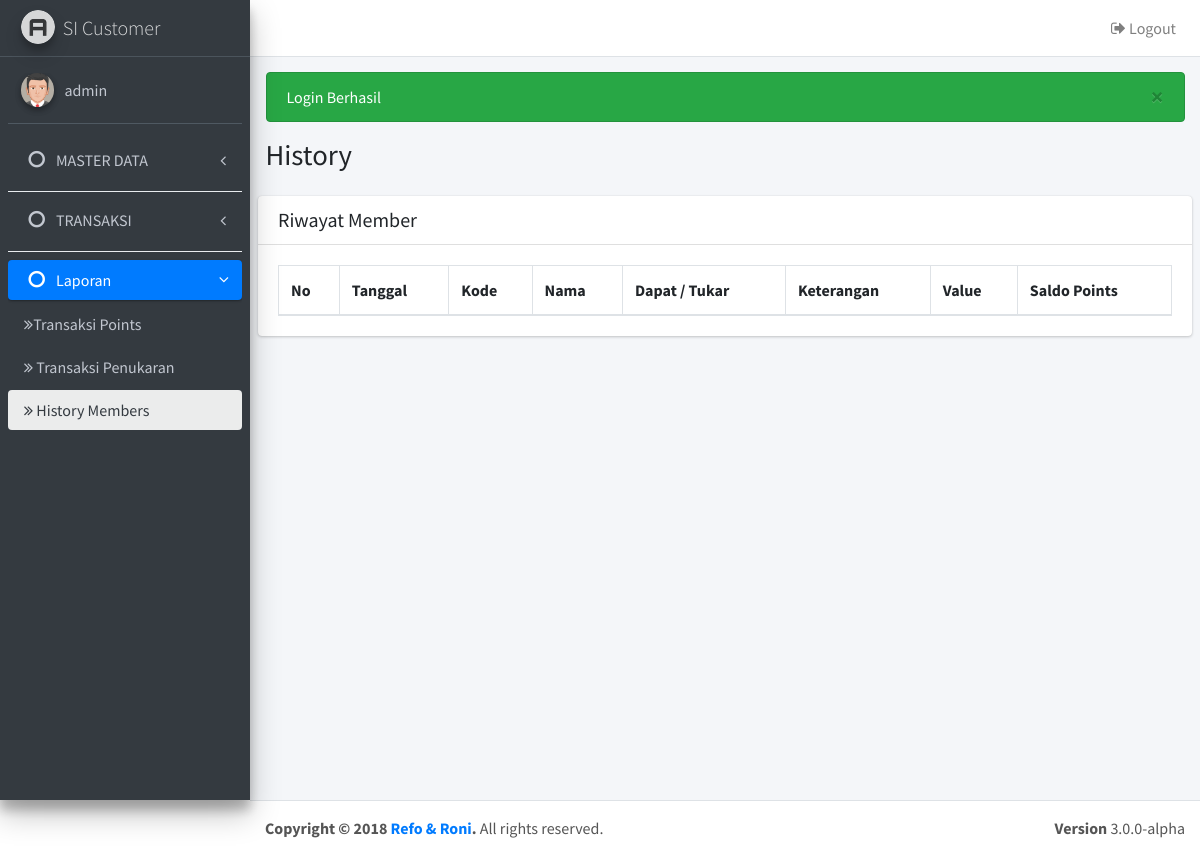
Before: /history.php?kd=M002 (signed in) with the older database file.
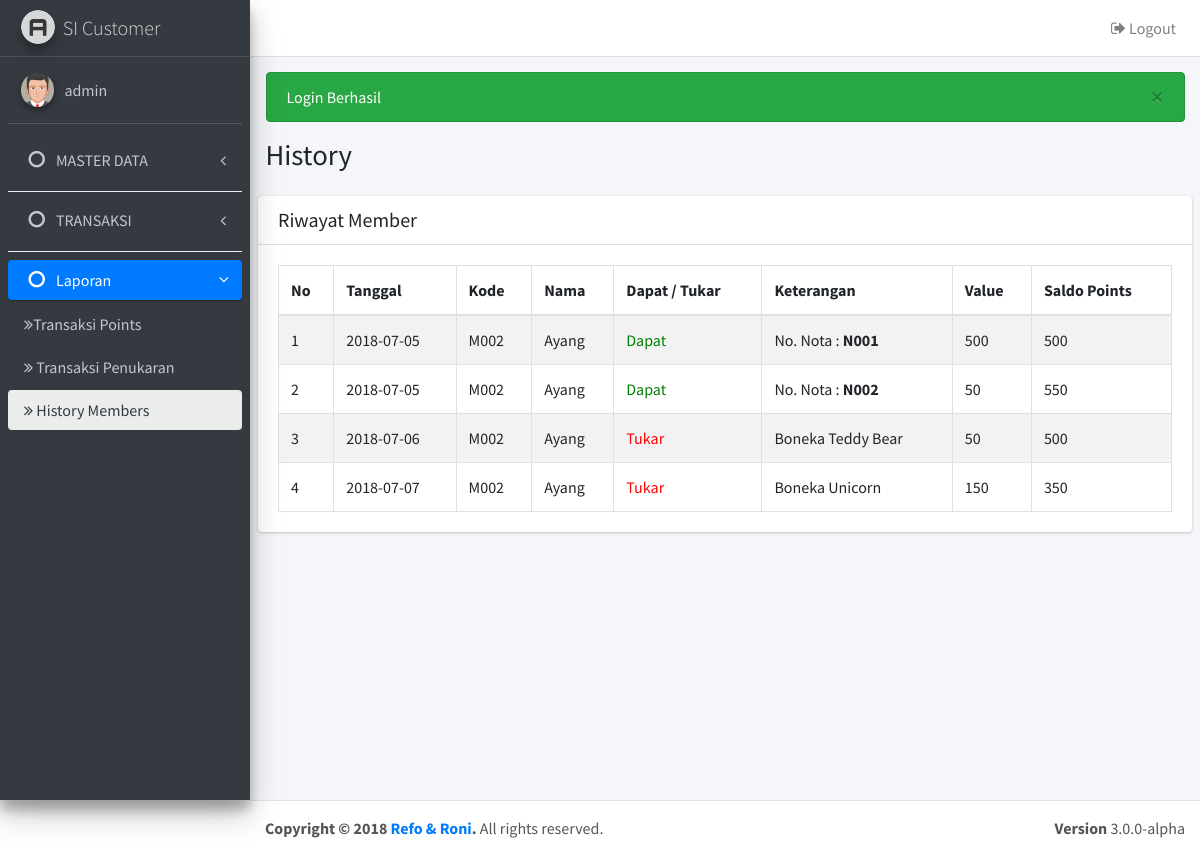
After: the same page with the newer database file.
### tables this page shows
CREATE TABLE `log` (
  `id_log` int(11) NOT NULL,
  `kd_member` varchar(10) NOT NULL,
  `dapat_tukar` enum('1','0') NOT NULL,
  `value` int(11) NOT NULL,
  `tanggal` date NOT NULL,
  `ket` varchar(20) NOT NULL
);

CREATE TABLE `member` (
  `kd_member` varchar(10) NOT NULL,
  `nama_lengkap` varchar(40) NOT NULL,
  `tempat_lhr` varchar(30) NOT NULL,
  `tgl_lhr` date NOT NULL,
  `jk` enum('l','p') NOT NULL,
  `alamat` varchar(100) NOT NULL,
  `no_telp` varchar(15) NOT NULL,
  `email` varchar(60) NOT NULL,
  `created` date NOT NULL,
  `stat` int(1) NOT NULL DEFAULT '1'
);

CREATE TABLE `hadiah` (
  `kd_hadiah` varchar(10) NOT NULL,
  `nama_hadiah` varchar(200) NOT NULL,
  `ketentuan_poin` int(11) NOT NULL,
  `stok` int(11) NOT NULL,
  `stat` int(11) NOT NULL
);

### history.php (the view, shortened to what this page needs)
<?php
include "config/koneksi.php";
if(isset($_GET['kd'])){
	$kd = $_GET['kd'];
	$title = 'History';
	$user = $_SESSION['username'];
	require_once 'layout/header.php';
	require_once 'layout/navbar.php';
	require_once 'layout/sidebar.php'; ?>
	<section class="content">
		<div class="card ">
	        <div class="card-header">
	          <h3 class="card-title">Riwayat Member </h3>
	        </div>
	        <div class="card-body">
	      		<table id="example1" class="table table-bordered table-striped">
	      			<thead>
	      				<tr>
	      					<th>No</th>
	      					<th>Tanggal</th>
	      					<th>Kode</th>
	      					<th>Nama</th>
	      					<th>Dapat / Tukar</th>
	      					<th>Keterangan</th>
	      					<th>Value</th>
	      					<th>Saldo Points</th>
	      				</tr>
	      			</thead>
	      			<tbody>
	      				<?php
	      					$no = 1;
	      					$lap = $db->query("SELECT
	      									a.tanggal,
	      									a.kd_member,
	      									b.nama_lengkap,
	      									a.ket,
	      									a.dapat_tukar,
	      									a.value,
	      									e.nama_hadiah,
	      									d.nota
	      									FROM log a
											INNER JOIN member b on a.kd_member = b.kd_member
											LEFT JOIN trans_penukaran c on a.ket = c.kd_hadiah
											LEFT JOIN trans_points d on a.ket = d.nota
											left JOIN hadiah e on e.kd_hadiah = a.ket
											WHERE a.kd_member = '$kd'
											ORDER BY a.tanggal asc ");
	      					$sum = 0;
	      					foreach($lap as $data){
	      						if($data['dapat_tukar'] == 1){
	      							$sum = $sum + $data['value'];
	      							$dt = "<div style='color:green'>Dapat</div>";
	      							$ket = "No. Nota : <b>". $data['ket']. "</b>";
	      						} else {
	      							$sum = $sum - $data['value'];
	      							$dt = "<div style='color:red'>Tukar </div>";
	      							$ket = $data['nama_hadiah'];
	      						}
	      				 ?>
		      				<tr>
		      					<td><?= $no++ ?></td>
		      					<td><?= $data['tanggal'] ?></td>
		      					<td><?= $data['kd_member'] ?></td>
		      					<td><?= $data['nama_lengkap'] ?></td>
								<td><?= $dt ?></td>
								<td><?= $ket ?></td>
								<td><?= $data['value'] ?></td>
								<td><?= number_format(abs($sum), 0, '', '.') ?></td>
		      				</tr>
		      			<?php } ?>
	      			</tbody>
	      		</table>
	      	</div>
	    </div>
	</section>
	<?php require_once('layout/footer.php') ?>
<?php } else {
	pesan("warning", "Pilih member terlebih dahulu!", base_url('laporan_members.php'));
}
?>

### layout/header.php (shortened to what this page needs)
<!DOCTYPE html>
<html>
<head>
  <link rel="stylesheet" href="https://maxcdn.bootstrapcdn.com/font-awesome/4.4.0/css/font-awesome.min.css">
  <link rel="stylesheet" href="https://code.ionicframework.com/ionicons/2.0.1/css/ionicons.min.css">
  <link rel="stylesheet" href="<?= base_url('assets/dist/css/adminlte.min.css') ?>">
  <link rel="stylesheet" href="<?= base_url() ?>assets/plugins/iCheck/all.css">
  <link rel="stylesheet" href="<?= base_url() ?>assets/plugins/datatables/dataTables.bootstrap4.css">
  <link rel="stylesheet" href="//code.jquery.com/ui/1.12.1/themes/base/jquery-ui.css">
</head>

### layout/navbar.php
<body class="hold-transition sidebar-mini">
<div class="wrapper">
  <nav class="main-header navbar navbar-expand bg-white navbar-light border-bottom">
    <ul class="navbar-nav ml-auto">
      <li class="nav-item dropdown">
        <a class="nav-link" href="<?= base_url('proses/logout.php') ?>">
          <i class="fa fa-sign-out"></i> Logout
        </a>
      </li>
    </ul>
  </nav>

### layout/sidebar.php (shortened to what this page needs)
<aside class="main-sidebar sidebar-dark-primary elevation-4">
  <a href="assets/index3.html" class="brand-link">
    <img src="<?= base_url(); ?>assets/dist/img/AdminLTELogo.png"
         alt="AdminLTE Logo"
         class="brand-image img-circle elevation-3"
         style="opacity: .8">
    <span class="brand-text font-weight-light">SI Customer</span>
  </a>
  <div class="sidebar">
    <div class="user-panel mt-3 pb-3 mb-3 d-flex">
      <div class="image">
        <img src="<?= base_url()?>assets/dist/img/avatar5.png" class="img-circle elevation-2" alt="User Image">
      </div>
      <div class="info">
        <a href="#" class="d-block"><?= $user ?></a>
      </div>
    </div>
    <nav class="mt-2">
      <ul class="nav nav-pills nav-sidebar flex-column" data-widget="treeview" role="menu" data-accordion="false">
        <li class="nav-item has-treeview menu-<?= ($title=='Dashboard' || $title=='Members' || $title=='Users' || $title=='Hadiah') ? 'open' : '' ?>">
          <a href="#" class="nav-link <?= ($title=='Dashboard' || $title=='Members' || $title=='Users' || $title=='Hadiah') ? 'active' : '' ?>">
            <i class="nav-icon fa fa-circle-o"></i>
            <p>
              MASTER DATA
              <i class="right fa fa-angle-left"></i>
            </p>
          </a>
        </li>
        <div class="dropdown-divider"></div>
        <li class="nav-item has-treeview menu-<?= ($title=='Points' || $title=='Blocked' || $title=='Penukaran') ? 'open' : '' ?>">
          <a href="#" class="nav-link <?= ($title=='Points' || $title=='Blocked' || $title=='Penukaran') ? 'active' : '' ?>">
            <i class="nav-icon fa fa-circle-o"></i>
            <p>
              TRANSAKSI
              <i class="right fa fa-angle-left"></i>
            </p>
          </a>
        </li>
        <div class="dropdown-divider"></div>
        <li class="nav-item has-treeview menu-<?= ($title=='Laporan Points' || $title=='Laporan Members' ||
        $title=='History' || $title=='Laporan Penukaran' ) ? 'open' : '' ?>">
          <a href="" class="nav-link <?= ($title=='Laporan Points' || $title=='Laporan Members' || $title=='History' || $title=='Laporan Penukaran') ? 'active' : '' ?>">
            <i class="nav-icon fa fa-circle-o"></i>
            <p>
              Laporan
              <i class="right fa fa-angle-left"></i>
            </p>
          </a>
          <ul class="nav nav-treeview">
            <li class="nav-item ">
              <a href="<?= base_url('laporan_points.php') ?>" class="nav-link <?= ($title=='Laporan Points') ? 'active' : '' ?>">
                <p><i class="fa fa-angle-double-right"></i>Transaksi Points</p>
              </a>
            </li>
            <li class="nav-item ">
              <a href="<?= base_url('laporan_penukaran.php') ?>" class="nav-link <?= ($title=='Laporan Penukaran') ? 'active' : '' ?>">
                <p><i class="fa fa-angle-double-right"></i> Transaksi Penukaran</p>
              </a>
            </li>
            <li class="nav-item">
              <a href="<?= base_url('laporan_members.php') ?>" class="nav-link <?= ($title=='Laporan Members' || $title=='History') ? 'active' : '' ?>">
                <p><i class="fa fa-angle-double-right"></i> History Members</p>
              </a>
            </li>
          </ul>
        </li>
      </ul>
    </nav>
  </div>
</aside>
<div class="content-wrapper">
  <section class="content-header">
    <div class="container-fluid">
      <?= msghandling(); ?>
      <div class="row mb-2">
        <div class="col-sm-6">
          <h1><?= $title ?></h1>
        </div>
      </div>
    </div>
  </section>

### config/koneksi.php (shortened to what this page needs)
<?php
function base_url($url = null){
	if(empty($url)){
		return BASE_URL;
	} else {
		return BASE_URL."$url";
	}
}
function msghandling($arr = array("danger", "success", "warning")){
	foreach($arr as $r){
		if(isset($_SESSION[$r])){
			echo "<div class='alert alert-$r'>$_SESSION[$r] <button type='button' class='close' data-dismiss='alert' aria-hidden='true'>&times;</button> </div>";
		}
	}
}
 ?>

### layout/footer.php (shortened to what this page needs)
 </div>
  <footer class="main-footer">
    <div class="float-right d-none d-sm-block">
      <b>Version</b> 3.0.0-alpha
    </div>
    <strong>Copyright &copy; 2018 <a href="http://adminlte.io">Refo & Roni</a>.</strong> All rights
    reserved.
  </footer>
</div>
</body>
</html>

Changed rows visible on the page:
added log: tanggal "2018-07-05", kd_member "M002", kd_member.nama_lengkap "Ayang", dapat_tukar "Dapat", ket "N001", value "500", sum "500"
added log: tanggal "2018-07-05", kd_member "M002", kd_member.nama_lengkap "Ayang", dapat_tukar "Dapat", ket "N002", value "50", sum "550"
added log: tanggal "2018-07-06", kd_member "M002", kd_member.nama_lengkap "Ayang", dapat_tukar "Tukar", hadiah.nama_hadiah "Boneka Teddy Bear", value "50", sum "500"
added log: tanggal "2018-07-07", kd_member "M002", kd_member.nama_lengkap "Ayang", dapat_tukar "Tukar", hadiah.nama_hadiah "Boneka Unicorn", value "150", sum "350"
